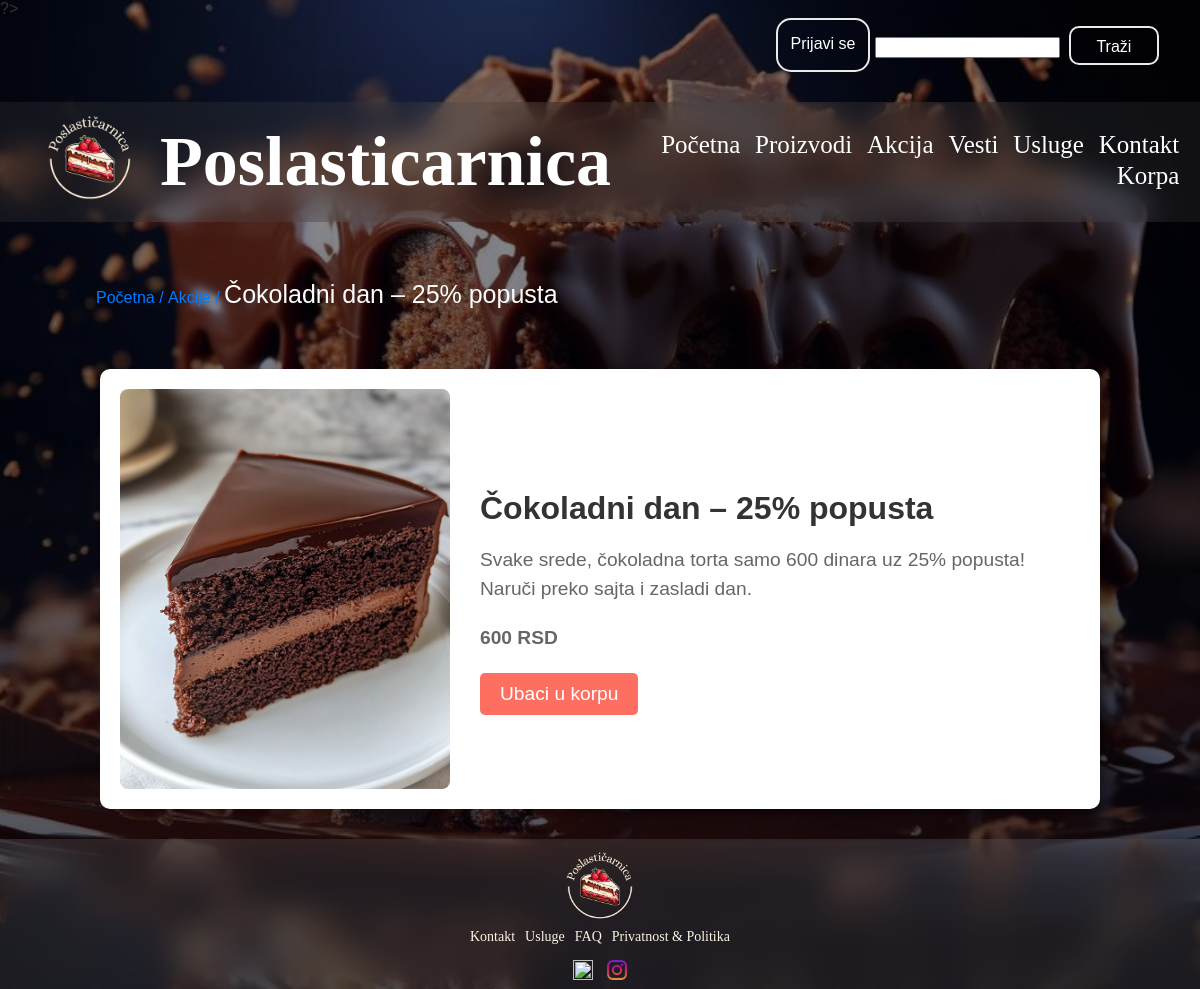
/index.php?page=akcija&id=8, run on the app's committed database.
### tables this page shows
CREATE TABLE IF NOT EXISTS `akcije` (
  `id` int(10) unsigned NOT NULL AUTO_INCREMENT,
  `naziv` varchar(128) NOT NULL,
  `opis` varchar(255) NOT NULL,
  `cena` double NOT NULL,
  `zalihe` int(11) NOT NULL,
  `slika` varchar(255) NOT NULL,
  PRIMARY KEY (`id`)
);

### korisnickaStrana/model/AkcijaModel.php (called while the page is built, shortened)
<?php
function getAkcijaById($con, $id) {
    $akcija_id = mysqli_real_escape_string($con, $id);
    $query = "SELECT * FROM akcije WHERE id='$akcija_id'";
    $query_run = mysqli_query($con, $query);
    if ($query_run && mysqli_num_rows($query_run) > 0) {
        return mysqli_fetch_array($query_run);
    }
    return null;
}
?>

### korisnickaStrana/view/akcija.php (the view, shortened to what this page needs)
<!DOCTYPE html>
<html lang="sr">
<head>
    <link rel="stylesheet" href="/Poslasticarnica/korisnickaStrana/public/akcija.css">
</head>
<body>
<div aria-label="breadcrumb">
        <ol class="breadcrumb">
            <li class="breadcrumb-item"><a href="/Poslasticarnica/index.php?page=pocetna">Početna /</a></li>
            <li class="breadcrumb-item"><a href="/Poslasticarnica/index.php?page=akcije">Akcije /</a></li>
            <li class="breadcrumb-item active" aria-current="page"><?= $akcija['naziv'] ?></li>
        </ol>
</div>
    <div class="sale-container">
    <img src="/Poslasticarnica/<?= $akcija['slika'] ?>" class="sale-img" >
        <div class="sale-info">
            <h2><?= $akcija['naziv']?></h2>
            <p><?= $akcija['opis'] ?></p>
            <p><strong><?= $akcija['cena'] ?> RSD</strong></p>
            <a href="../korpa/korpa.html" class="shopping2">Ubaci u korpu</a>
        </div>
    </div>
</body>

### korisnickaStrana/public/nav-bar.css (style rules this page uses)
#body { height: 111vh; width: 100%; background-image: linear-gradient(rgba(0,0,9,0.4),rgba(0,0,9,0.7)), url(../public/slike/slice-homemade.jpg); background-position: center; background-size: cover; position: relative; }

### korisnickaStrana/public/akcija.css (style rules this page uses)
body { font-family: Arial, sans-serif; margin: 0; padding: 0; color: #333; background-image: linear-gradient(rgba(0,0,9,0.4),rgba(0,0,9,0.7)), url(../public/slike/slice-homemade.jpg); background-position: center; background-size: cover; position: relative; }
.sale-container { display: flex; justify-content: center; align-items: center; padding: 20px; margin-top: 50px; background-color: #fff; box-shadow: 0 2px 5px rgba(0, 0, 0, 0.1); border-radius: 10px; width: 80%; max-width: 1200px; margin-left: auto; margin-right: auto; }
.sale-img { width: 400px; height: 400px; object-fit: cover; margin-right: 30px; border-radius: 8px; }
.sale-info { max-width: 600px; }
.sale-info h2 { font-size: 2em; margin-bottom: 10px; color: #333; }
.sale-info p { font-size: 1.2em; line-height: 1.5; color: #666; margin-bottom: 20px; }
.shopping2 { display: inline-block; padding: 10px 20px; background-color: #ff6f61; color: #fff; font-size: 1.2em; text-align: center; text-decoration: none; border-radius: 5px; transition: background-color 0.3s ease; }
.breadcrumb { margin: 3em 6em; background-color: transparent; padding: 10px 0; list-style: none; margin-bottom: 20px; }
.breadcrumb-item { display: inline; font-size: 1em; }
.breadcrumb-item a { color: #007bff; text-decoration: none; }
.breadcrumb-item.active { font-size: 25px; color: #fdfdfd; }

### data on the page
akcije: naziv "Čokoladni dan – 25% popusta", slika (picture), opis "Svake srede, čokoladna torta samo 600 dinara uz 25% popusta! Naruči preko sajta i zasladi dan.", cena "600"
